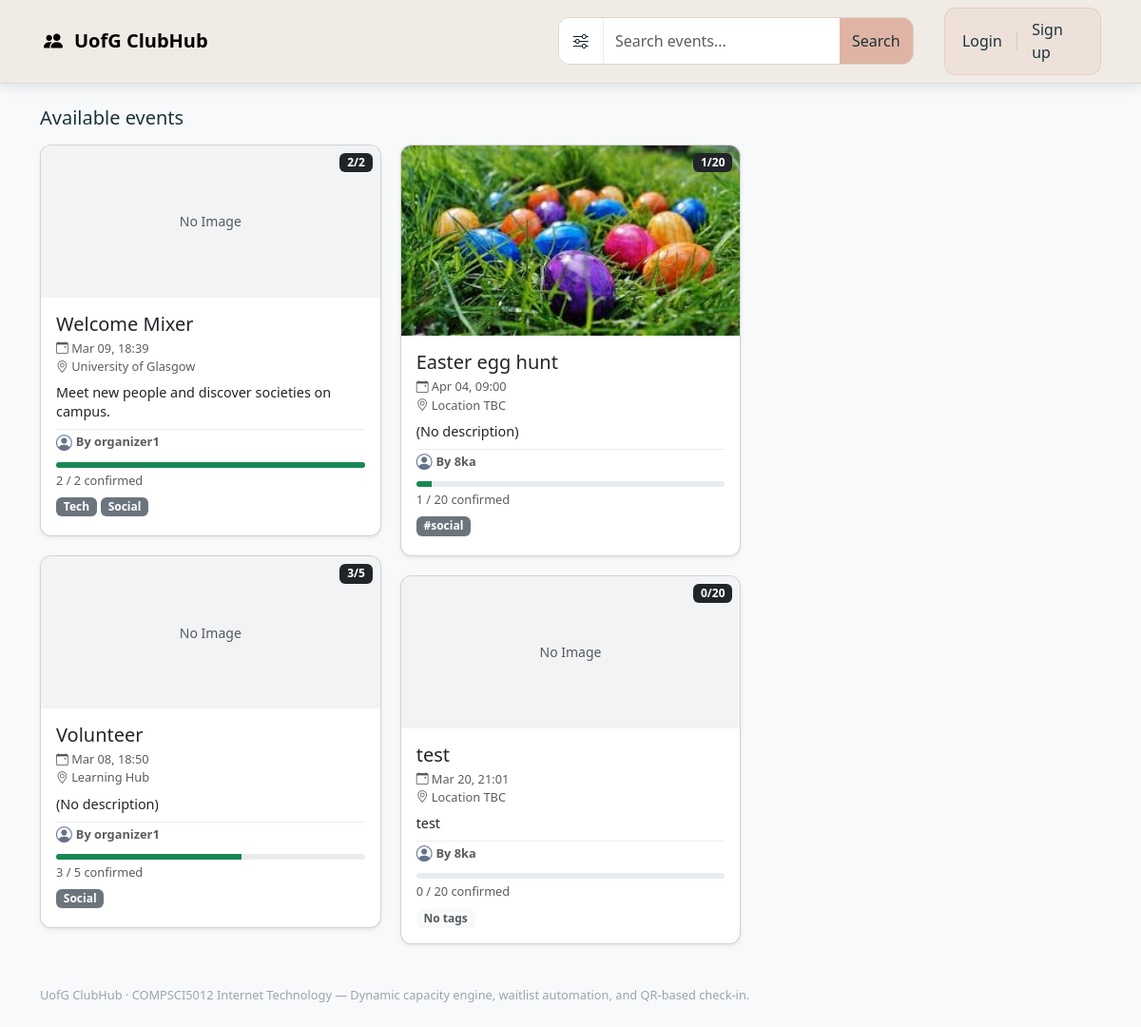
Before: / with the older database file.
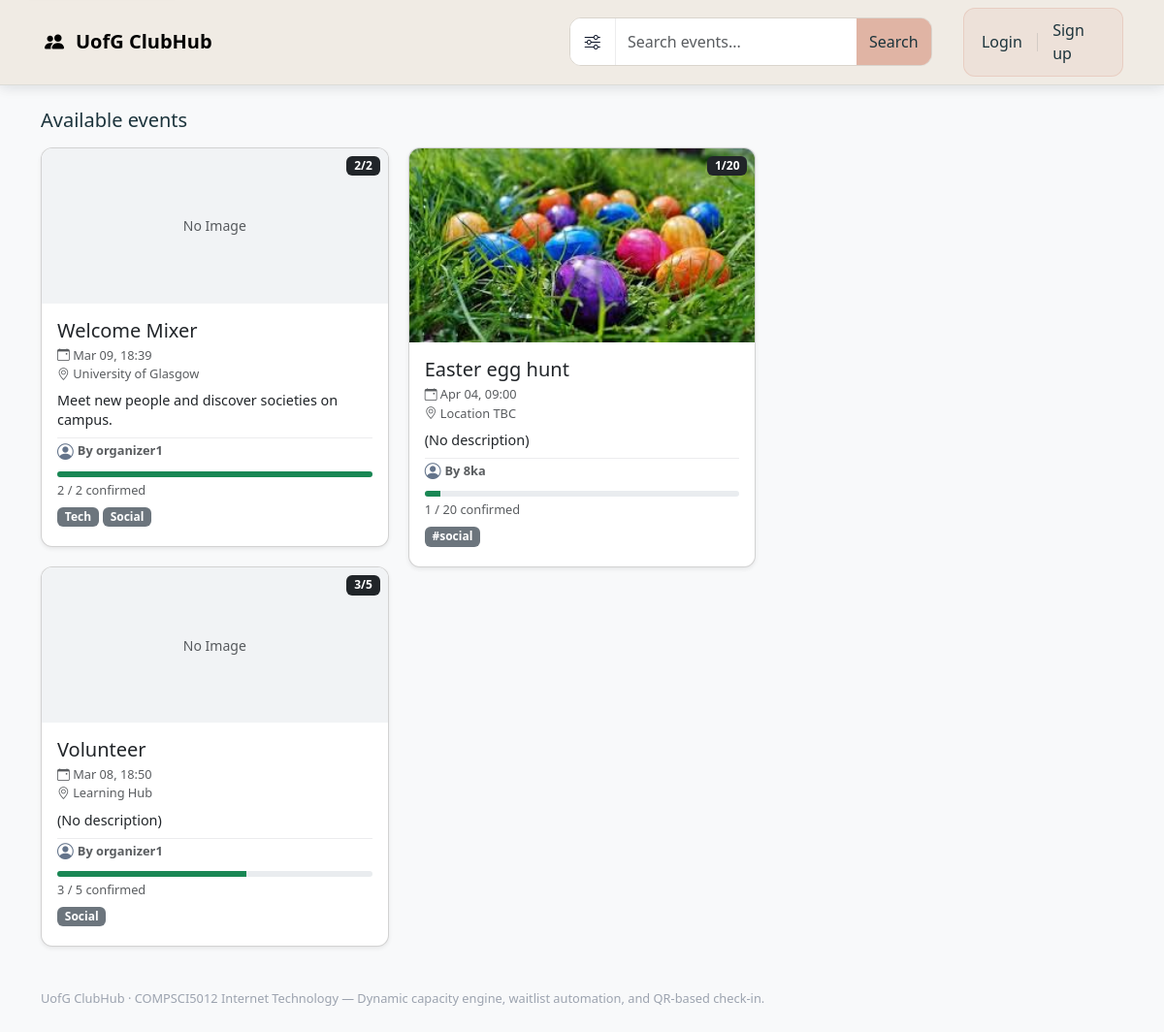
After: the same page with the newer database file.
### events/models.py (models this page shows, shortened)
class Event(models.Model):
    organizer = models.ForeignKey(
        "accounts.OrganizerProfile", on_delete=models.CASCADE, related_name="events"
    )
    title = models.CharField(max_length=200)
    description = models.TextField(blank=True)
    cover_image = models.ImageField(upload_to="event_covers/",blank=True,null=True)
    start_at = models.DateTimeField()
    capacity = models.PositiveIntegerField()
    location_name = models.CharField(max_length=200, blank=True)
    latitude = models.DecimalField(max_digits=9, decimal_places=6, null=True, blank=True)
    longitude = models.DecimalField(max_digits=9, decimal_places=6, null=True, blank=True)
    tags = models.ManyToManyField(Tag, blank=True, related_name="events")
    created_at = models.DateTimeField(auto_now_add=True)
    class Meta:
        ordering = ["start_at", "id"]

class Tag(models.Model):
    name = models.CharField(max_length=50, unique=True)

### accounts/models.py (models this page shows, shortened)
class OrganizerProfile(models.Model):
    user = models.OneToOneField(
        settings.AUTH_USER_MODEL,
        on_delete=models.CASCADE,
        related_name="organizer_profile",
    )

### events/views.py (the view, shortened to what this page needs)
# urls.py: path("", views.event_list, name="event_list"),
def event_list(request):
    qs = (
        Event.objects.all()
        .select_related("organizer__user")
        .prefetch_related("tags")
        .annotate(
            confirmed_count=Count(
                "tickets", filter=Q(tickets__status=Ticket.Status.CONFIRMED)
            )
        )
    )
    q = (request.GET.get("q") or "").strip()
    tag = (request.GET.get("tag") or "").strip()
    start = (request.GET.get("start") or "").strip()
    end = (request.GET.get("end") or "").strip()
    favorite_only = request.GET.get("favorite") == "1"
    favorite_event_ids = set()
    student = None
    if request.user.is_authenticated and is_student(request.user):
        student = get_student_profile(request.user)
        favorite_event_ids = set(
            student.favorite_events.values_list("id", flat=True)
        )
    if q:
        qs = qs.filter(Q(title__icontains=q) | Q(description__icontains=q))
    if tag:
        qs = qs.filter(tags__name__iexact=tag)
    start_dt = _parse_filter_datetime(start, is_end=False)
    if start_dt:
        qs = qs.filter(start_at__gte=start_dt)
    end_dt = _parse_filter_datetime(end, is_end=True)
    if end_dt:
        qs = qs.filter(start_at__lte=end_dt)
    if favorite_only:
        if favorite_event_ids:
            qs = qs.filter(id__in=favorite_event_ids)
        else:
            qs = qs.none()
    tags = Tag.objects.order_by("name")
    events = list(qs.distinct())
    recommended_events = []
    if student:
        recommended_events = _get_recommended_events(student, events, limit=6)
    recommended_ids = {e.id for e in recommended_events}
    all_events = [e for e in events if e.id not in recommended_ids]
    return render(
        request,
        "events/event_list.html",
        {
            "events": all_events,
            "recommended_events": recommended_events,
            "tags": tags,
            "q": q,
            "tag": tag,
            "start": start,
            "end": end,
            "favorite_only": favorite_only,
            "favorite_event_ids": favorite_event_ids,
        },
    )

### clubhub/context_processors.py (called while the page is built)
def google_maps(request):
    return {
        "GOOGLE_MAPS_API_KEY": getattr(settings, "GOOGLE_MAPS_API_KEY", ""),
        "GOOGLE_MAPS_MAP_ID": getattr(settings, "GOOGLE_MAPS_MAP_ID", "DEMO_MAP_ID"),
    }

### events/views.py (called while the page is built, shortened)
def _parse_filter_datetime(value: str, *, is_end: bool = False):
    value = (value or "").strip()
    if not value:
        return None

### templates/events/event_list.html (shortened to what this page needs)
{% extends "base.html" %}
{% block nav_search %}
  <div class="navbar-search-shell mx-lg-3 my-3 my-lg-0 flex-grow-1">
    <form method="get" class="navbar-search-form" id="navbar-event-search" aria-label="Search and filter events">
      <div class="navbar-search-wrap">
        <button
          class="btn navbar-search-trigger"
          type="button"
          id="toolbar-toggle"
          aria-expanded="{% if tag or favorite_only or start or end %}true{% else %}false{% endif %}"
          aria-controls="toolbar-filter-panel"
          aria-label="Open filters"
        >
          <i class="bi bi-sliders" aria-hidden="true"></i>
        </button>
        <input
          class="form-control navbar-search-input"
          type="text"
          id="q"
          name="q"
          value="{{ q }}"
          placeholder="Search events..."
          autocomplete="off"
        >
        <button class="btn btn-primary navbar-search-submit" type="submit">
          Search
        </button>
      </div>
    </form>
  </div>
{% endblock %}
{% block content %}
  {% if events %}
    <div class="mb-3">
      <h2 class="h5 mb-0">Available events</h2>
    </div>
    <div class="masonry-grid">
      {% for e in events %}
        <div
          class="masonry-item event-card"
          data-title="{{ e.title|lower }}"
          data-description="{{ e.description|default:''|lower }}"
          data-location="{% if e.location_name %}{{ e.location_name|lower }}{% endif %}"
          data-tags="{% for t in e.tags.all %}{{ t.name|lower }} {% endfor %}"
          data-start="{{ e.start_at|date:'c' }}"
          data-favorited="{% if user.is_authenticated and e.id in favorite_event_ids %}1{% else %}0{% endif %}"
          data-organizer="{{ e.organizer.user.username|lower }}"
        >
          {% include "events/_event_card.html" with is_recommended=False %}
        </div>
      {% endfor %}
    </div>
  {% endif %}
{% endblock %}

### templates/events/_event_card.html (shortened to what this page needs)
<div class="card shadow-sm h-100 position-relative">
  <span class="badge bg-dark position-absolute top-0 end-0 m-2">
    {{ e.confirmed_count }}/{{ e.capacity }}
  </span>
    {% if e.cover_image %}
      <img src="{{ e.cover_image.url }}" class="card-img-top event-cover" alt="{{ e.title }}">
    {% else %}
      <div class="event-cover-placeholder d-flex align-items-center justify-content-center">
        <span class="text-muted small">No Image</span>
      </div>
    {% endif %}
  <div class="card-body">
    <h5 class="card-title mb-1">
      <a href="{% url 'event_detail' e.id %}" class="text-decoration-none text-dark">
        {{ e.title }}
      </a>
    </h5>
    <div class="text-muted small mb-2">
      <div>
        <i class="bi bi-calendar-event" aria-hidden="true"></i>
        {{ e.start_at|date:"M d, H:i" }}
      </div>
      <div>
        <i class="bi bi-geo-alt" aria-hidden="true"></i>
        {% if e.location_name %}{{ e.location_name }}{% else %}Location TBC{% endif %}
      </div>
    </div>
    <p class="card-text event-desc mb-2">
      {{ e.description|default:"(No description)"|truncatechars:140 }}
    </p>
    <div class="event-organizer text-muted small mb-2">
      <i class="bi bi-person-circle" aria-hidden="true"></i>
      <span class="ms-1">By {{ e.organizer.user.username }}</span>
    </div>
    {% with used=e.confirmed_count total=e.capacity %}
      {% if total %}
        {% widthratio used total 100 as pct %}
        <div class="progress event-progress mb-1">
          <div
            class="progress-bar {% if pct >= 80 %}bg-danger{% elif pct >= 50 %}bg-warning{% else %}bg-success{% endif %}"
            style="width: {{ pct }}%;"
            role="progressbar"
            aria-valuenow="{{ pct }}"
            aria-valuemin="0"
            aria-valuemax="100"
            aria-label="Capacity: {{ e.confirmed_count }} of {{ e.capacity }} places filled"
          ></div>
        </div>
      {% endif %}
    {% endwith %}
    <div class="small text-muted mb-2">
      {{ e.confirmed_count }} / {{ e.capacity }} confirmed
    </div>
    <div class="event-tags mt-2">
      {% for t in e.tags.all %}
        <span class="badge bg-secondary me-1 mb-1">{{ t.name }}</span>
      {% empty %}
        <span class="badge text-bg-light text-muted">No tags</span>
      {% endfor %}
    </div>
  </div>
</div>

Changed rows visible on the page:
removed Event: confirmed_count "0", capacity "20", cover_image "No Image", title "test", start_at "Mar 20, 21:01", location_name "Location TBC", description "test", organizer.user.username "8ka"
